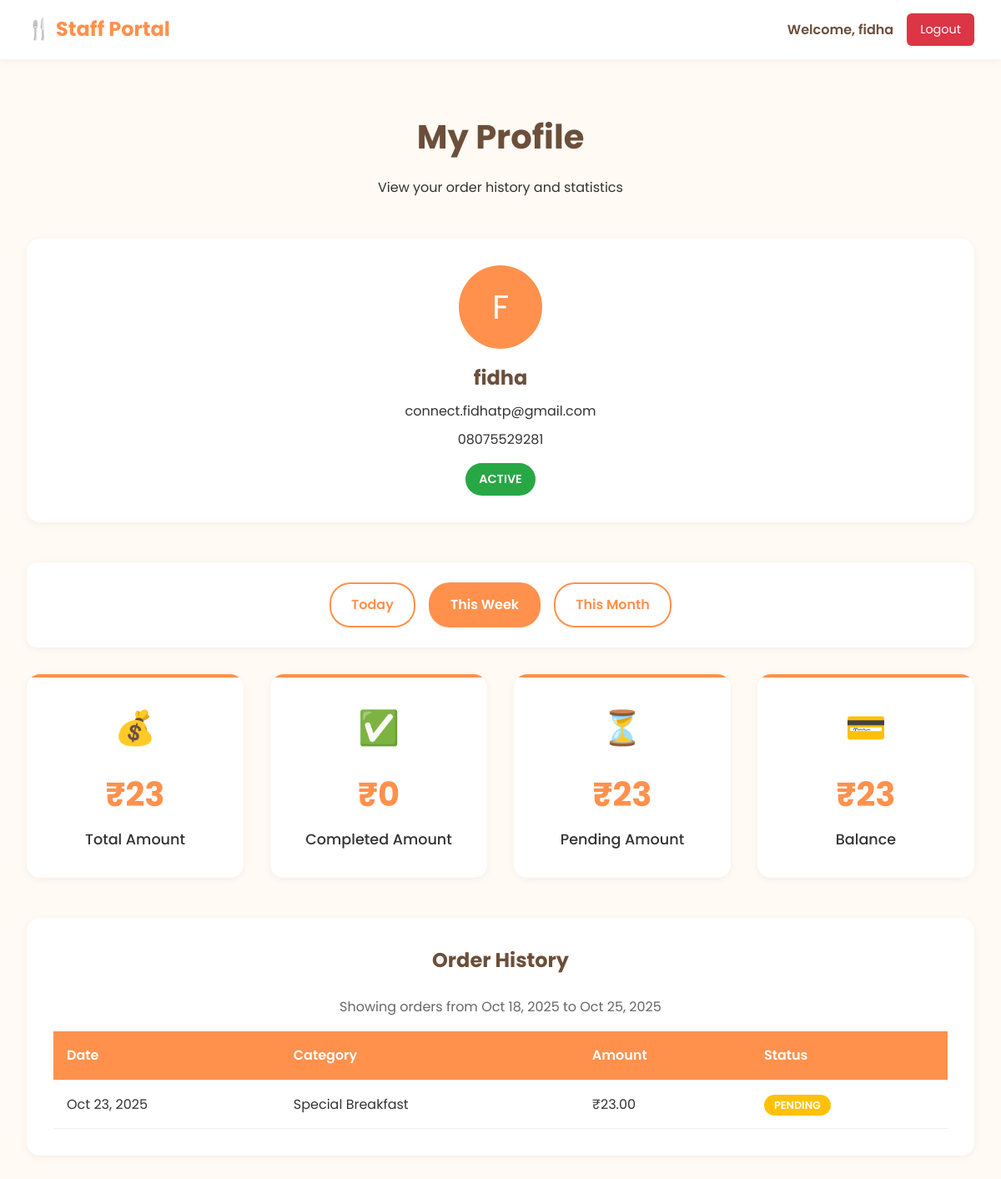
The app's page /orders/profile/?filter=week (signed in) with its own data.
### web/models.py (models this page shows, shortened)
class UserProfile(models.Model):
    ROLE_CHOICES = [
        ('staff', 'Staff'),
        ('kitchen', 'Kitchen'),
        ('manager', 'Manager'),
        ('admin', 'Admin'),
    ]
    user = models.OneToOneField(User, on_delete=models.CASCADE, related_name='profile')
    phone_number = models.CharField(max_length=15, blank=True, null=True)
    role = models.CharField(max_length=20, choices=ROLE_CHOICES, default='staff')
    is_active = models.BooleanField(default=True)
    created_at = models.DateTimeField(auto_now_add=True)
    updated_at = models.DateTimeField(auto_now=True)
    class Meta:
        verbose_name_plural = "User Profiles"

class Order(models.Model):
    ORDER_STATUS_CHOICES = [
        ('pending', 'Pending'),
        ('confirmed', 'Confirmed'),
        ('preparing', 'Preparing'),
        ('ready', 'Ready'),
        ('completed', 'Completed'),
        ('cancelled', 'Cancelled'),
    ]
    user = models.ForeignKey(User, on_delete=models.CASCADE, related_name='orders')
    category = models.ForeignKey(Category, on_delete=models.CASCADE)
    date = models.DateField(default=timezone.now)
    price = models.DecimalField(max_digits=10, decimal_places=2)
    status = models.CharField(max_length=20, choices=ORDER_STATUS_CHOICES, default='pending')
    created_at = models.DateTimeField(auto_now_add=True)
    updated_at = models.DateTimeField(auto_now=True)
    notes = models.TextField(blank=True, null=True)
    class Meta:
        ordering = ['-created_at']

class Category(models.Model):
    name = models.CharField(max_length=255)
    price = models.DecimalField(max_digits=10, decimal_places=2)
    image = models.ImageField(upload_to='category_images/', blank=True, null=True)
    is_locked = models.BooleanField(default=False)
    created_at = models.DateTimeField(auto_now_add=True)
    updated_at = models.DateTimeField(auto_now=True)
    class Meta:
        verbose_name_plural = "Categories"

### orders/views.py (the view)
# urls.py: path('profile/', views.profile, name='profile'),
@login_required
def profile(request):
    if not hasattr(request.user, 'profile') or request.user.profile.role != 'staff':
        messages.error(request, 'Access denied.')
        return redirect('orders:login')
    user = request.user
    today = timezone.now().date()
    filter_type = request.GET.get('filter', 'month')
    if filter_type == 'day':
        start_date = today
        end_date = today
    elif filter_type == 'week':
        start_date = today - timezone.timedelta(days=7)
        end_date = today
    else:  # month
        start_date = today.replace(day=1)
        end_date = today
    orders = Order.objects.filter(
        user=user,
        date__range=[start_date, end_date]
    )
    total_amount = orders.aggregate(Sum('price'))['price__sum'] or 0
    completed_orders = orders.filter(status='completed')
    completed_amount = completed_orders.aggregate(Sum('price'))['price__sum'] or 0
    pending_orders = orders.filter(status__in=['pending', 'confirmed', 'preparing'])
    pending_amount = pending_orders.aggregate(Sum('price'))['price__sum'] or 0
    balance = total_amount - completed_amount
    context = {
        'user': user,
        'orders': orders,
        'total_amount': total_amount,
        'completed_amount': completed_amount,
        'pending_amount': pending_amount,
        'balance': balance,
        'filter_type': filter_type,
        'start_date': start_date,
        'end_date': end_date,
    }
    return render(request, 'orders/profile.html', context)

### templates/orders/profile.html (shortened to what this page needs)
{% load static %}
<!DOCTYPE html>
<html lang="en">
<head>
</head>
<body>
    <header class="header">
        <div class="logo">🍴 Staff Portal</div>
        <div class="user-info">
            <span class="user-name">Welcome, {{ user.username }}</span>
            <a href="{% url 'orders:logout' %}" class="logout-btn">Logout</a>
        </div>
    </header>
    <main class="main">
        <div class="container">
            <h1 class="page-title">My Profile</h1>
            <p class="page-subtitle">View your order history and statistics</p>
            <div class="profile-info">
                <div class="profile-avatar">
                    {{ user.username|first|upper }}
                </div>
                <div class="profile-name">{{ user.username }}</div>
                <div class="profile-email">{{ user.email }}</div>
                <div class="profile-phone">{{ user.profile.phone_number|default:"No phone number" }}</div>
                <div class="status-badge {% if user.profile.is_active %}status-active{% else %}status-inactive{% endif %}">
                    {% if user.profile.is_active %}Active{% else %}Inactive{% endif %}
                </div>
            </div>
            <div class="filter-section">
                <div class="filter-buttons">
                    <a href="?filter=day" class="filter-btn {% if filter_type == 'day' %}active{% endif %}">Today</a>
                    <a href="?filter=week" class="filter-btn {% if filter_type == 'week' %}active{% endif %}">This Week</a>
                    <a href="?filter=month" class="filter-btn {% if filter_type == 'month' %}active{% endif %}">This Month</a>
                </div>
            </div>
            <div class="stats-grid">
                <div class="stat-card">
                    <div class="stat-icon">💰</div>
                    <div class="stat-number">₹{{ total_amount|floatformat:0 }}</div>
                    <div class="stat-label">Total Amount</div>
                </div>
                <div class="stat-card">
                    <div class="stat-icon">✅</div>
                    <div class="stat-number">₹{{ completed_amount|floatformat:0 }}</div>
                    <div class="stat-label">Completed Amount</div>
                </div>
                <div class="stat-card">
                    <div class="stat-icon">⏳</div>
                    <div class="stat-number">₹{{ pending_amount|floatformat:0 }}</div>
                    <div class="stat-label">Pending Amount</div>
                </div>
                <div class="stat-card">
                    <div class="stat-icon">💳</div>
                    <div class="stat-number">₹{{ balance|floatformat:0 }}</div>
                    <div class="stat-label">Balance</div>
                </div>
            </div>
            <div class="orders-section">
                <h2 class="section-title">Order History</h2>
                <p style="text-align: center; color: #666; margin-bottom: 1rem;">
                    Showing orders from {{ start_date|date:"M d, Y" }} to {{ end_date|date:"M d, Y" }}
                </p>
                {% if orders %}
                <table class="orders-table">
                    <thead>
                        <tr>
                            <th>Date</th>
                            <th>Category</th>
                            <th>Amount</th>
                            <th>Status</th>
                        </tr>
                    </thead>
                    <tbody>
                        {% for order in orders %}
                        <tr>
                            <td>{{ order.date|date:"M d, Y" }}</td>
                            <td>{{ order.category.name }}</td>
                            <td>₹{{ order.price }}</td>
                            <td>
                                <span class="status-badge-table status-{{ order.status }}">
                                    {{ order.get_status_display }}
                                </span>
                            </td>
                        </tr>
                        {% endfor %}
                    </tbody>
                </table>
                {% else %}
                <div class="no-orders">
                    <h3>No orders found</h3>
                    <p>You haven't placed any orders in this time period.</p>
                </div>
                {% endif %}
            </div>
        </div>
    </main>
</body>
</html>

### templates/orders/profile.html (style rules this page uses)
:root { --primary: #ff914d; --accent: #6b4f3b; --bg: #fffaf3; --text: #333; --white: #ffffff; --shadow: 0 4px 20px rgba(0,0,0,0.1); --shadow-light: 0 2px 10px rgba(0,0,0,0.05); --transition: 0.3s ease-in-out; --success: #28a745; --warning: #ffc107; --danger: #dc3545; --info: #17a2b8; }
* { margin: 0; padding: 0; box-sizing: border-box; }
body { font-family: 'Poppins', sans-serif; background: var(--bg); color: var(--text); line-height: 1.6; }
.header { position: fixed; top: 0; left: 0; right: 0; display: flex; justify-content: space-between; align-items: center; padding: 1rem 2rem; background: var(--white); box-shadow: var(--shadow-light); z-index: 1000; }
.logo { font-size: 1.5rem; font-weight: 700; color: var(--primary); }
.user-info { display: flex; align-items: center; gap: 1rem; }
.user-name { font-weight: 600; color: var(--accent); }
.logout-btn { background: var(--danger); color: var(--white); padding: 0.5rem 1rem; border: none; border-radius: 6px; text-decoration: none; font-size: 0.9rem; transition: all var(--transition); }
.main { padding-top: 100px; min-height: 100vh; padding-bottom: 100px; }
.container { max-width: 1200px; margin: 0 auto; padding: 2rem; }
.page-title { text-align: center; font-size: 2.5rem; font-weight: 700; color: var(--accent); margin-bottom: 1rem; }
.page-subtitle { text-align: center; color: var(--text); margin-bottom: 3rem; }
.profile-info { background: var(--white); border-radius: 16px; padding: 2rem; box-shadow: var(--shadow-light); margin-bottom: 3rem; text-align: center; }
.profile-avatar { width: 100px; height: 100px; border-radius: 50%; background: var(--primary); color: var(--white); display: flex; align-items: center; justify-content: center; font-size: 2.5rem; margin: 0 auto 1rem; }
.profile-name { font-size: 1.5rem; font-weight: 700; color: var(--accent); margin-bottom: 0.5rem; }
.profile-email { color: var(--text); margin-bottom: 0.5rem; }
.profile-phone { color: var(--text); margin-bottom: 1rem; }
.status-badge { display: inline-block; padding: 0.5rem 1rem; border-radius: 20px; font-size: 0.9rem; font-weight: 600; text-transform: uppercase; }
.status-active { background: var(--success); color: var(--white); }
.filter-section { background: var(--white); border-radius: 12px; padding: 1.5rem; margin-bottom: 2rem; box-shadow: var(--shadow-light); }
.filter-buttons { display: flex; gap: 1rem; justify-content: center; flex-wrap: wrap; }
.filter-btn { padding: 0.75rem 1.5rem; border: 2px solid var(--primary); background: transparent; color: var(--primary); border-radius: 25px; font-weight: 600; cursor: pointer; transition: all var(--transition); text-decoration: none; }
.filter-btn:hover, .filter-btn.active { background: var(--primary); color: var(--white); }
.stats-grid { display: grid; grid-template-columns: repeat(auto-fit, minmax(250px, 1fr)); gap: 2rem; margin-bottom: 3rem; }
.stat-card { background: var(--white); border-radius: 16px; padding: 2rem; box-shadow: var(--shadow-light); text-align: center; transition: all var(--transition); position: relative; overflow: hidden; }
.stat-card::before { content: ''; position: absolute; top: 0; left: 0; right: 0; height: 4px; background: var(--primary); }
.stat-icon { font-size: 2.5rem; margin-bottom: 1rem; }
.stat-number { font-size: 2.5rem; font-weight: 700; color: var(--primary); margin-bottom: 0.5rem; }
.stat-label { color: var(--text); font-weight: 500; font-size: 1.1rem; }
.orders-section { background: var(--white); border-radius: 16px; padding: 2rem; box-shadow: var(--shadow-light); margin-bottom: 3rem; }
.section-title { font-size: 1.5rem; font-weight: 700; color: var(--accent); margin-bottom: 1.5rem; text-align: center; }
.orders-table { width: 100%; border-collapse: collapse; margin-top: 1rem; }
.orders-table th, .orders-table td { padding: 1rem; text-align: left; border-bottom: 1px solid #eee; }
.orders-table th { background: var(--primary); color: var(--white); font-weight: 600; }
.status-badge-table { padding: 0.25rem 0.75rem; border-radius: 15px; font-size: 0.8rem; font-weight: 600; text-transform: uppercase; }
.status-pending { background: var(--warning); color: var(--white); }

### records on screen
Order: date "Oct 23, 2025", category.name "Special Breakfast", price "23.00", status "PENDING"

### other values on screen
{{ user.username }} "fidha"
{{ user.username|first|upper }} "F"
{{ user.email }} "connect.fidhatp@gmail.com"
{{ user.profile.phone_number|default:"No phone number" }} "08075529281"
{{ total_amount|floatformat:0 }} "23"
{{ completed_amount|floatformat:0 }} "0"
{{ pending_amount|floatformat:0 }} "23"
{{ balance|floatformat:0 }} "23"
{{ end_date|date:"M d, Y" }} "Oct 25, 2025"
